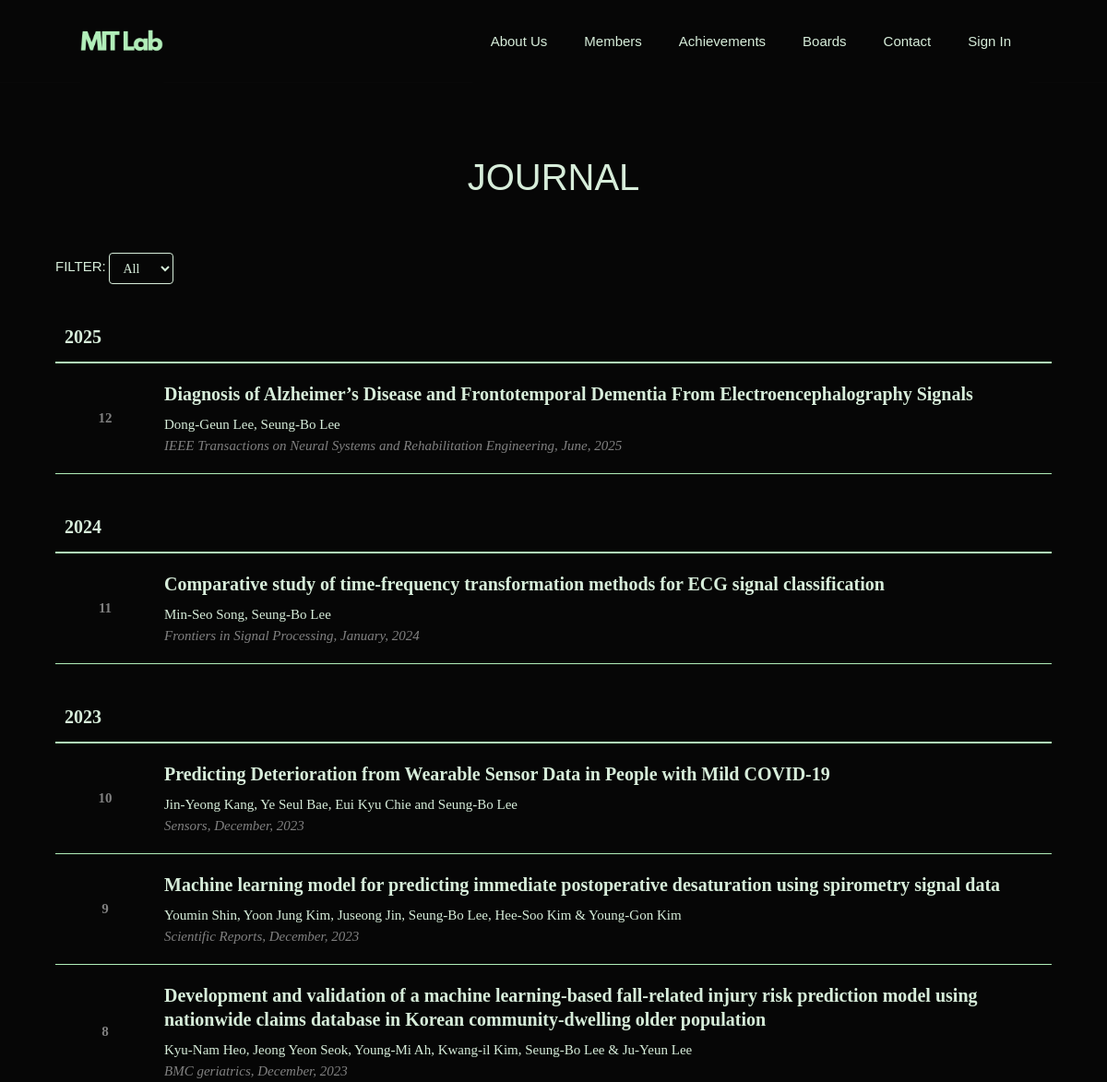
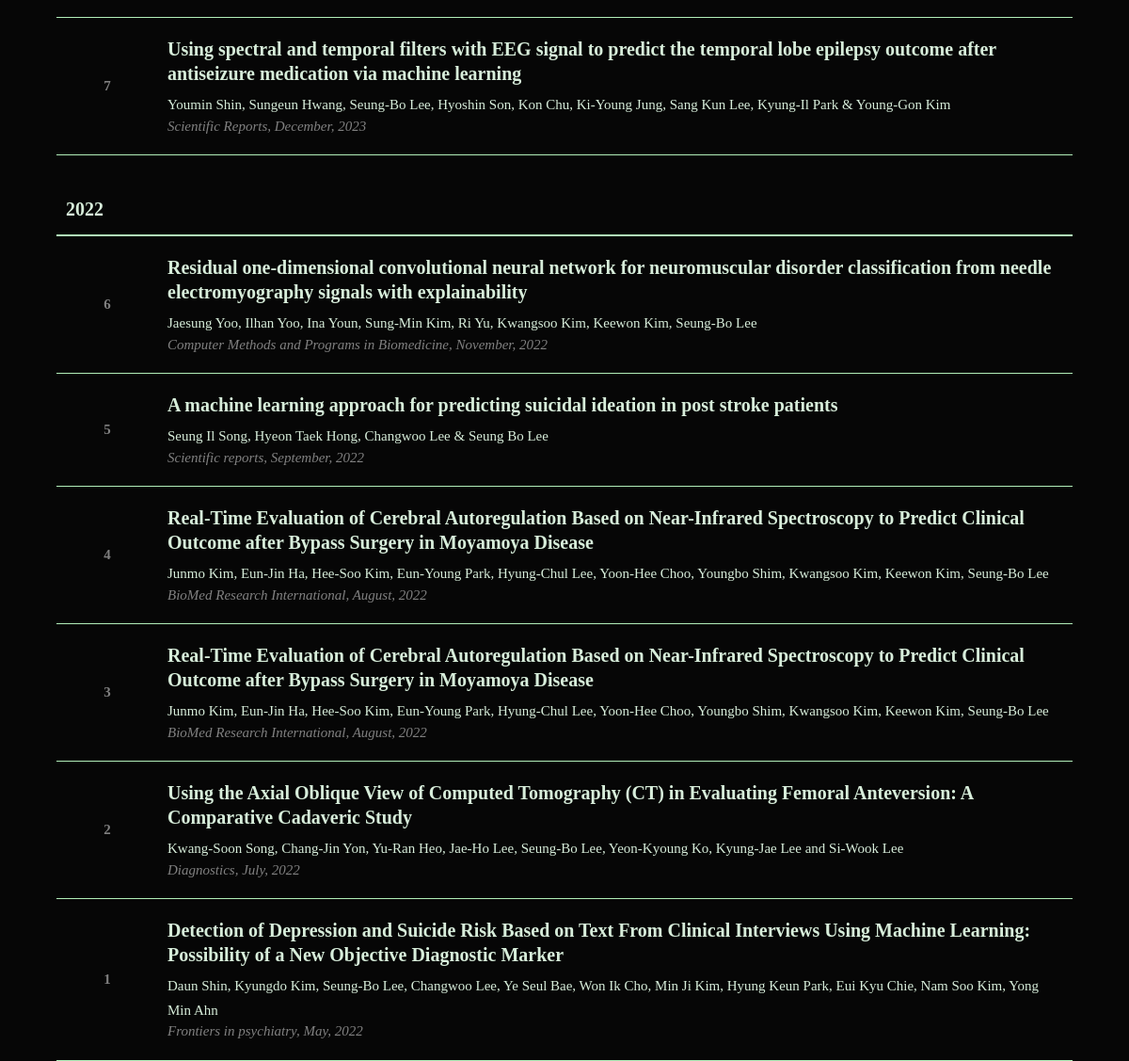
Screenshot of /paper with the database file from the repository (2 pictures, top to bottom).
### app.py (models this page shows)
class Paper(db.Model):
    id = db.Column(db.Integer, primary_key=True)
    title = db.Column(db.String(300), nullable=False)
    author = db.Column(db.String(200), nullable=False)
    journal = db.Column(db.String(200), nullable=False)
    month = db.Column(db.String(50))
    year = db.Column(db.Integer, nullable=False)
    link = db.Column(db.String(300), nullable=True)

### app.py (the view)
@app.route('/paper')
def paper():
    selected_year = request.args.get('year', 'all')
    page = request.args.get('page', 1, type=int)
    per_page = 15
    all_papers = Paper.query.all()
    MONTH_ORDER = {month: index for index, month in enumerate(month_name) if month}
    sorted_papers = sorted(
        all_papers,
        key=lambda p: (
            p.year,
            MONTH_ORDER.get(p.month, 0)  # 잘못된 month 값은 0 처리되어 맨 뒤로
        ),
        reverse=True
    )
    years = sorted(list({p.year for p in sorted_papers}), reverse=True)
    if selected_year != 'all':
        sorted_papers = [p for p in sorted_papers if str(p.year) == selected_year]
    total = len(sorted_papers)
    start = (page - 1) * per_page
    end = start + per_page
    paginated_papers = sorted_papers[start:end]
    return render_template('paper.html',
                            papers=paginated_papers,
                            all_papers=sorted_papers if selected_year == 'all' else None,
                            selected_year=selected_year,
                            years=years,
                            page=page,
                            total=total,
                            per_page=per_page)

### app.py (called while the page is built)
@app.context_processor
def inject_csrf_token():
    return dict(csrf_token=generate_csrf)

### templates/paper.html (shortened to what this page needs)
{% extends "base.html" %}
{% block content %}
    <div class="container-fluid mt-5 paper-container">
        <div class="d-flex justify-content-between align-items-center my-5">
            <h2 class="section-title">Journal</h2>
            <form method="GET" class="form-inline mb-4">
                <label for="year">Filter:</label>
                <select name="year" class="form-control custom-select" onchange="this.form.submit()">
                    <option value="all" {% if selected_year == 'all' %}selected{% endif %}>All</option>
                </select>
            </form>
                {% set current_year = '' %}
                <table class="paper-table">
                    <colgroup>
                        <col width="50px">
                        <col>
                    </colgroup>
                    {% for paper in papers %}
                        {% if selected_year == 'all' and (loop.index0 == 0 or papers[loop.index0 - 1].year != paper.year) %}
                            {% if not loop.first %}</tbody>{% endif %}
                            <thead>
                                <tr>
                                    <th colspan="2" class="year-header">{{ paper.year }}</th>
                                </tr>
                            </thead>
                            <tbody>
                            {% set current_year = paper.year|string %}
                        {% endif %}
                        <tr class="bg1 clickable-row" data-href="{{ paper.link }}">
                            <td class="num" style="width: 10%">
                                {{ total + 1 - ((page - 1) * per_page + loop.index) }}
                            </td>
                            <td class="name_title">
                                <a href="{{ paper.link }}" target="_blank">
                                    <span class="text_title">{{ paper.title }}</span>
                                    <span class="text_author">{{ paper.author }}</span>
                                    <span class="text_journal_vol">
                                        <i>{{ paper.journal }}, {% if paper.month %}{{ paper.month }}, {% endif %} {{ paper.year }}</i>
                                    </span>
                                </a>
                            </td>
                        </tr>
                        {% if loop.last %}
                            </tbody>
                        {% endif %}
                    {% endfor %}
                </table>
        </div>
    </div>
{% endblock %}

### static/css/style.css (style rules this page uses)
body { padding-top: 90px; font-family: 'Pretendard', serif; font-size: 15px; background-color: #060606; color: #d7edda; line-height: 1.7; }
html, body { margin: 0; padding: 0; overflow-x: hidden; overflow-y: auto; }
h1, .h1, h2, .h2, h3, .h3, h4, .h4, h5, .h5, h6, .h6, label, button, .btn { font-family: 'Pretendard', sans-serif; text-transform: uppercase; margin: 0; }
h1, .h1, h2, .h2, h3, .h3, h4, .h4, h5, .h5, h6, .h6 { display: block; }
h2 { font-size: 40px; }
h2.section-title { color: #d7edda; margin: 80px 0px 60px; text-align: center; }
form { text-align: left; }
label { font-weight: normal; }
.container-fluid { padding-left: 60px; padding-right: 60px; }
.custom-select { background-color: #060606; color: #d7edda; border: 1px solid #d7edda; border-radius: 4px; padding: 5px 10px; }
.paper-table { border-collapse: collapse; width: 100%; }
.paper-table thead tr { border-bottom: 2px solid #b1eeb9; }
.paper-table th { border-bottom: 1px solid #b1eeb9; font-weight: bold; font-size: 20px; color: #d7edda; padding: 40px 10px 10px; }
.paper-table td { border-bottom: 1px solid #b1eeb9; padding: 10px; }
.paper-table .num { text-align: center; vertical-align: center; font-weight: bold; color: #808080; padding-top: 10px; }
.paper-table .name_title a { display: block; text-decoration: none; color: #b1eeb9; padding: 10px 0; }
.paper-table .text_title { display: block; font-weight: bolder; font-size: 20px; color: #d7edda; line-height: 1.3; margin-bottom: 8px; }
.paper-table .text_author { display: block; font-weight: normal; font-size: 15px; color: #d7edda; }
.paper-table .text_journal_vol { display: block; font-weight: lighter; font-size: 15px; color: #808080; line-height: 1.3; }

### rows the page displays
Paper: year "2025", index "12", title "Diagnosis of Alzheimer’s Disease and Frontotemporal Dementia From Electroencephalography Signals", author "Dong-Geun Lee, Seung-Bo Lee", journal "IEEE Transactions on Neural Systems and Rehabilitation Engineering", month "June"
Paper: year "2024", index "11", title "Comparative study of time-frequency transformation methods for ECG signal classification", author "Min-Seo Song, Seung-Bo Lee", journal "Frontiers in Signal Processing", month "January"
Paper: year "2023", index "10", title "Predicting Deterioration from Wearable Sensor Data in People with Mild COVID-19", author "Jin-Yeong Kang, Ye Seul Bae, Eui Kyu Chie and Seung-Bo Lee", journal "Sensors", month "December"
Paper: index "9", title "Machine learning model for predicting immediate postoperative desaturation using spirometry signal data", author "Youmin Shin, Yoon Jung Kim, Juseong Jin, Seung-Bo Lee, Hee-Soo Kim & Young-Gon Kim", journal "Scientific Reports", month "December", year "2023"
Paper: index "8", title "Development and validation of a machine learning-based fall-related injury risk prediction model using nationwide claims database in Korean community-dwelling older population", author "Kyu-Nam Heo, Jeong Yeon Seok, Young-Mi Ah, Kwang-il Kim, Seung-Bo Lee & Ju-Yeun Lee", journal "BMC geriatrics", month "December", year "2023"
Paper: index "7", title "Using spectral and temporal filters with EEG signal to predict the temporal lobe epilepsy outcome after antiseizure medication via machine learning", author "Youmin Shin, Sungeun Hwang, Seung-Bo Lee, Hyoshin Son, Kon Chu, Ki-Young Jung, Sang Kun Lee, Kyung-Il Park & Young-Gon Kim", journal "Scientific Reports", month "December", year "2023"
Paper: year "2022", index "6", title "Residual one-dimensional convolutional neural network for neuromuscular disorder classification from needle electromyography signals with explainability", author "Jaesung Yoo, Ilhan Yoo, Ina Youn, Sung-Min Kim, Ri Yu, Kwangsoo Kim, Keewon Kim, Seung-Bo Lee", journal "Computer Methods and Programs in Biomedicine", month "November"
Paper: index "5", title "A machine learning approach for predicting suicidal ideation in post stroke patients", author "Seung Il Song, Hyeon Taek Hong, Changwoo Lee & Seung Bo Lee", journal "Scientific reports", month "September", year "2022"
Paper: index "4", title "Real-Time Evaluation of Cerebral Autoregulation Based on Near-Infrared Spectroscopy to Predict Clinical Outcome after Bypass Surgery in Moyamoya Disease", author "Junmo Kim, Eun-Jin Ha, Hee-Soo Kim, Eun-Young Park, Hyung-Chul Lee, Yoon-Hee Choo, Youngbo Shim, Kwangsoo Kim, Keewon Kim, Seung-Bo Lee", journal "BioMed Research International", month "August", year "2022"
Paper: index "3", title "Real-Time Evaluation of Cerebral Autoregulation Based on Near-Infrared Spectroscopy to Predict Clinical Outcome after Bypass Surgery in Moyamoya Disease", author "Junmo Kim, Eun-Jin Ha, Hee-Soo Kim, Eun-Young Park, Hyung-Chul Lee, Yoon-Hee Choo, Youngbo Shim, Kwangsoo Kim, Keewon Kim, Seung-Bo Lee", journal "BioMed Research International", month "August", year "2022"
Paper: index "2", title "Using the Axial Oblique View of Computed Tomography (CT) in Evaluating Femoral Anteversion: A Comparative Cadaveric Study", author "Kwang-Soon Song, Chang-Jin Yon, Yu-Ran Heo, Jae-Ho Lee, Seung-Bo Lee, Yeon-Kyoung Ko, Kyung-Jae Lee and Si-Wook Lee", journal "Diagnostics", month "July", year "2022"
Paper: index "1", title "Detection of Depression and Suicide Risk Based on Text From Clinical Interviews Using Machine Learning: Possibility of a New Objective Diagnostic Marker", author "Daun Shin, Kyungdo Kim, Seung-Bo Lee, Changwoo Lee, Ye Seul Bae, Won Ik Cho, Min Ji Kim, Hyung Keun Park, Eui Kyu Chie, Nam Soo Kim, Yong Min Ahn", journal "Frontiers in psychiatry", month "May", year "2022"
